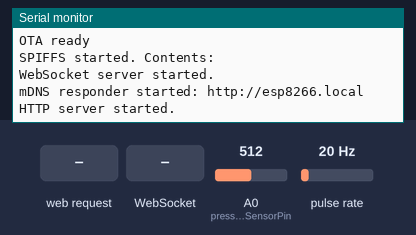
This sketch was run on a simulated ESP8266 (NodeMCU). On the bench: the last lines printed to the serial monitor. Wiring (inferred from the names in the program): pulse sensor: data GPIO 13. The test bench sets the inputs (shaded band); at power-on: A0 (pressureSensorPin) = 512, pulse rate 20 Hz. WiFi joins after 1.5 s; servers stay silent unless stated; storage starts empty.

Above: at 2.7 s.
2.8 s: HTTP request GET /edit.html received
At 4.0 s:
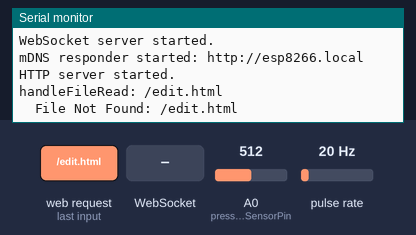
4.3 s: WebSocket text "/" received
At 5.2 s:
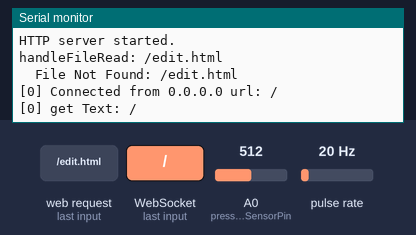
5.8 s: WebSocket text "#" received
At 6.4 s:
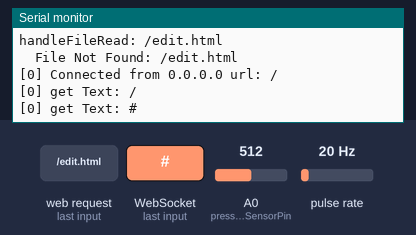
7.3 s: WebSocket text "0" received
At 8.7 s:
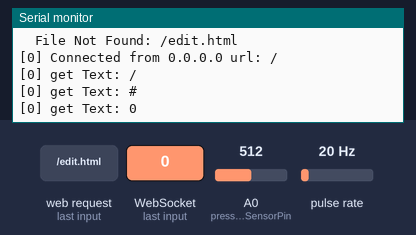

The sketch:

pumpControlProgram.ino
```cpp
#include <ESP8266WiFi.h>
#include <ESP8266WiFiMulti.h>
#include <ArduinoOTA.h>
#include <ESP8266WebServer.h>
#include <ESP8266mDNS.h>
#include <FS.h> //file system wrapper
#include <WebSocketsServer.h>
#include "pumpControlProgramHeader.h"

/*__________________________________________________________SETUP__________________________________________________________*/

void setup() {
  Serial.begin(115200);        // Start the Serial communication to send messages to the computer
  delay(10);
  Serial.println("\r\n");

  startWiFi();                 // Start a Wi-Fi access point, and try to connect to some given access points. Then wait for either an AP or STA connection
  startOTA();                  // Start the OTA service
  startSPIFFS();               // Start the SPIFFS and list all contents
  startWebSocket();            // Start a WebSocket server
  startMDNS();                 // Start the mDNS responder
  startServer();               // Start a HTTP server with a file read handler and an upload handler

  pinMode(flowRateSensorPin, INPUT_PULLUP); //initializes the flowRateSensorPin as pullup input
  attachInterrupt(digitalPinToInterrupt(flowRateSensorPin), flowRateInterrupt, FALLING); //an interrupt is attached needed to measure the flow rate

}

/*__________________________________________________________LOOP__________________________________________________________*/

void loop() {
  webSocket.loop();                           // constantly check for websocket events

  //schedule measurements and WebSocket messages
  if (millis() > lastPressureTime + pressureMeasureFreq) {
    measurePressure();
    lastPressureTime = millis();
  }
  if (millis() > lastPressureMessageTime + messageFreq) {
    measurementsToWebpage();
    lastPressureMessageTime = millis();
  }
  if (millis() > lastFlowRateTime + flowRateMeasureFreq) {
    measureFlowRate();
    lastFlowRateTime = millis();
  }
  if (millis() > lastFlowRateMessageTime + messageFreq) {
    measurementsToWebpage();
    lastFlowRateMessageTime = millis();
  }

  server.handleClient();                      // run the server
  ArduinoOTA.handle();                        // listen for OTA events
}
```

pumpControlProgramHeader.h
```cpp
#include <ESP8266WiFi.h>
#include <ESP8266WiFiMulti.h>
#include <ArduinoOTA.h>
#include <ESP8266WebServer.h>
#include <ESP8266mDNS.h>
#include <FS.h>
#include <WebSocketsServer.h>

ESP8266WiFiMulti wifiMulti;       // Create an instance of the ESP8266WiFiMulti class, called 'wifiMulti'

ESP8266WebServer server(80);       // create a web server on port 80
WebSocketsServer webSocket(81);    // create a websocket server on port 81

File fsUploadFile;                 // a File variable to temporarily store the received file

const char *ssid = "ESP8266 Access Point"; // The name of the Wi-Fi network that will be created
const char *password = "thereIsNoSpoon";   // The password required to connect to it, leave blank for an open network

const char *OTAName = "ESP8266";           // A name and a password for the OTA service
const char *OTAPassword = "esp8266";

uint8_t socketNumber; //stores the number of the WebSocket

const char* mdnsName = "esp8266"; //domain name for the mDNS responder

#define pressureSensorPin A0  //for the pressure sensor
#define flowRateSensorPin 13  //The pin location of the sensor

float measuredPressure = 0; //Pa
float measuredFlowRate = 0; //m^3
volatile int flowRateSensorInterrupts; //measuring the rising edges of the flow rate sensor signal


bool bitFromWebpage = false;  // variable to store a bit from the webpage
int dataFromWebpage = 0;  // variable to store data recieved from the webpage
String messageToWebpage;

unsigned long lastPressureTime = millis(); //time spent since the last pressure measurement
unsigned long lastFlowRateTime = millis(); //time spent since the last flow rate measurement

unsigned long lastPressureMessageTime = millis(); //time spent since the last pressure measurement data was sent to the webpage
unsigned long lastFlowRateMessageTime = millis(); //time spent since the last flow rate measurement data was sent to the webpage

int pressureMeasureFreq = 51; //sets how often pressure is measured (ms)
int flowRateMeasureFreq = 50; //sets how often flow rate is measured (ms)
int messageFreq = 100; //sets how often the measurements are sent to the webpage (ms)

/*______________________________________________DECLARE_FUNCTIONS_USED_IN_OTHER_FUNCTIONS____________________________________________*/

String formatBytes(size_t bytes);
String getContentType(String filename);
void webSocketEvent(uint8_t num, WStype_t type, uint8_t * payload, size_t lenght);
void handleNotFound();
bool handleFileRead(String path);
void handleFileUpload();

/*__________________________________________________________SETUP_FUNCTIONS__________________________________________________________*/

void startWiFi() { // Start a Wi-Fi access point, and try to connect to some given access points. Then wait for either an AP or STA connection
  WiFi.softAP(ssid, password);             // Start the access point
  Serial.print("Access Point \"");
  Serial.print(ssid);
  Serial.println("\" started\r\n");

  wifiMulti.addAP("kozepsoWifi", "klr650321");   // add Wi-Fi networks you want to connect to
  wifiMulti.addAP("BME", "");
  wifiMulti.addAP("ssid_from_AP_3", "your_password_for_AP_3");

  Serial.println("Connecting");
  while (wifiMulti.run() != WL_CONNECTED && WiFi.softAPgetStationNum() < 1) {  // Wait for the Wi-Fi to connect
    delay(250);
    Serial.print('.');
  }
  Serial.println("\r\n");
  if (WiFi.softAPgetStationNum() == 0) {     // If the ESP is connected to an AP
    Serial.print("Connected to ");
    Serial.println(WiFi.SSID());             // Tell us what network we're connected to
    Serial.print("IP address:\t");
    Serial.print(WiFi.localIP());            // Send the IP address of the ESP8266 to the computer
  } else {                                   // If a station is connected to the ESP SoftAP
    Serial.print("Station connected to ESP8266 AP");
  }
  Serial.println("\r\n");
}

void startOTA() { // Start the OTA service
  ArduinoOTA.setHostname(OTAName);
  ArduinoOTA.setPassword(OTAPassword);

  ArduinoOTA.onStart([]() {
    Serial.println("Start");
    dataFromWebpage = 0;
  });
  ArduinoOTA.onEnd([]() {
    Serial.println("\r\nEnd");
  });
  ArduinoOTA.onProgress([](unsigned int progress, unsigned int total) {
    Serial.printf("Progress: %u%%\r", (progress / (total / 100)));
  });
  ArduinoOTA.onError([](ota_error_t error) {
    Serial.printf("Error[%u]: ", error);
    if (error == OTA_AUTH_ERROR) Serial.println("Auth Failed");
    else if (error == OTA_BEGIN_ERROR) Serial.println("Begin Failed");
    else if (error == OTA_CONNECT_ERROR) Serial.println("Connect Failed");
    else if (error == OTA_RECEIVE_ERROR) Serial.println("Receive Failed");
    else if (error == OTA_END_ERROR) Serial.println("End Failed");
  });
  ArduinoOTA.begin();
  Serial.println("OTA ready\r\n");
}

void startSPIFFS() { // Start the SPIFFS and list all contents
  SPIFFS.begin();                             // Start the SPI Flash File System (SPIFFS)
  Serial.println("SPIFFS started. Contents:");
  {
    Dir dir = SPIFFS.openDir("/");
    while (dir.next()) {                      // List the file system contents
      String fileName = dir.fileName();
      size_t fileSize = dir.fileSize();
      Serial.printf("\tFS File: %s, size: %s\r\n", fileName.c_str(), formatBytes(fileSize).c_str());
    }
    Serial.printf("\n");
  }
}

void startWebSocket() { // Start a WebSocket server
  webSocket.begin();                          // start the websocket server
  webSocket.onEvent(webSocketEvent);          // if there's an incomming websocket message, go to function 'webSocketEvent'
  Serial.println("WebSocket server started.");
}

void startMDNS() { // Start the mDNS responder
  MDNS.begin(mdnsName);                        // start the multicast domain name server
  Serial.print("mDNS responder started: http://");
  Serial.print(mdnsName);
  Serial.println(".local");
}

void startServer() { // Start a HTTP server with a file read handler and an upload handler
  server.on("/edit.html",  HTTP_POST, []() {  // If a POST request is sent to the /edit.html address,
    server.send(200, "text/plain", "");
  }, handleFileUpload);                       // go to 'handleFileUpload'

  server.onNotFound(handleNotFound);          // if someone requests any other file or page, go to function 'handleNotFound'
  // and check if the file exists

  server.begin();                             // start the HTTP server
  Serial.println("HTTP server started.");
}

/*__________________________________________________________SERVER_HANDLERS__________________________________________________________*/

void handleNotFound() { // if the requested file or page doesn't exist, return a 404 not found error
  if (!handleFileRead(server.uri())) {        // check if the file exists in the flash memory (SPIFFS), if so, send it
    server.send(404, "text/plain", "404: File Not Found");
  }
}

bool handleFileRead(String path) { // send the right file to the client (if it exists)
  Serial.println("handleFileRead: " + path);
  if (path.endsWith("/")) path += "index.html";          // If a folder is requested, send the index file
  String contentType = getContentType(path);             // Get the MIME type
  String pathWithGz = path + ".gz";
  if (SPIFFS.exists(pathWithGz) || SPIFFS.exists(path)) { // If the file exists, either as a compressed archive, or normal
    if (SPIFFS.exists(pathWithGz))                         // If there's a compressed version available
      path += ".gz";                                         // Use the compressed verion
    File file = SPIFFS.open(path, "r");                    // Open the file
    size_t sent = server.streamFile(file, contentType);    // Send it to the client
    file.close();                                          // Close the file again
    Serial.println(String("\tSent file: ") + path);
    return true;
  }
  Serial.println(String("\tFile Not Found: ") + path);   // If the file doesn't exist, return false
  return false;
}

void handleFileUpload() { // upload a new file to the SPIFFS
  HTTPUpload& upload = server.upload();
  String path;
  if (upload.status == UPLOAD_FILE_START) {
    path = upload.filename;
    if (!path.startsWith("/")) path = "/" + path;
    if (!path.endsWith(".gz")) {                         // The file server always prefers a compressed version of a file
      String pathWithGz = path + ".gz";                  // So if an uploaded file is not compressed, the existing compressed
      if (SPIFFS.exists(pathWithGz))                     // version of that file must be deleted (if it exists)
        SPIFFS.remove(pathWithGz);
    }
    Serial.print("handleFileUpload Name: "); Serial.println(path);
    fsUploadFile = SPIFFS.open(path, "w");            // Open the file for writing in SPIFFS (create if it doesn't exist)
    path = String();
  } else if (upload.status == UPLOAD_FILE_WRITE) {
    if (fsUploadFile)
      fsUploadFile.write(upload.buf, upload.currentSize); // Write the received bytes to the file
  } else if (upload.status == UPLOAD_FILE_END) {
    if (fsUploadFile) {                                   // If the file was successfully created
      fsUploadFile.close();                               // Close the file again
      Serial.print("handleFileUpload Size: "); Serial.println(upload.totalSize);
      server.sendHeader("Location", "/success.html");     // Redirect the client to the success page
      server.send(303);
    } else {
      server.send(500, "text/plain", "500: couldn't create file");
    }
  }
}

void webSocketEvent(uint8_t num, WStype_t type, uint8_t * payload, size_t lenght) { // When a WebSocket message is received
  switch (type) {
    case WStype_DISCONNECTED:             // if the websocket is disconnected
      Serial.printf("[%u] Disconnected!\n", num);
      break;
    case WStype_CONNECTED: {              // if a new websocket connection is established
        IPAddress ip = webSocket.remoteIP(num);
        Serial.printf("[%u] Connected from %d.%d.%d.%d url: %s\n", num, ip[0], ip[1], ip[2], ip[3], payload);
        bitFromWebpage = false;           // set the bit to 0, when a new connection is established
        socketNumber = num;               //Requiered for sending data
      }
      break;
    case WStype_TEXT:                     // if new text data is received
      Serial.printf("[%u] get Text: %s\n", num, payload);
      if (payload[0] == '#') {            // we get data
        uint32_t dataFromWebpage = (uint32_t) strtol((const char *) &payload[1], NULL, 16);   //raw data from webpage
      } else if (payload[0] == 's') {                      // the browser sends an s when the bit shold be set
        bitFromWebpage = true;
      } else if (payload[0] == 'r') {                      // the browser sends an r when the bit shold be reset
        bitFromWebpage = false;
      }
      break;
  }
}

void measurePressure() {
  int rawPressureData = analogRead(pressureSensorPin);
  float voltage = (float)rawPressureData * 3.3 / 1024.0 * 3 / 2; // voltage at the pin of the pressure sensor
  float measuredPressureBar = (voltage - 0.439) / ((2.2 - 0.439) / (5.4 - 0)); // voltage to pressure
  measuredPressure = measuredPressureBar * 100000; //bar to Pa
  messageToWebpage = "p" + String(measuredPressure);
}

void  measureFlowRate() {
  flowRateSensorInterrupts = 0;
  sei();
  delay(10);
  cli();
  float flowRateLiters = (flowRateSensorInterrupts * 6000 / 7.5); //(Pulse frequency x 60) / 7.5Q, = flow rate in l/min
  measuredFlowRate = flowRateLiters*1000/60; //l/min to m^3/s
  messageToWebpage = "f" + String(measuredFlowRate);
}

void flowRateInterrupt() {
  flowRateSensorInterrupts++;
}

void  measurementsToWebpage() {
  webSocket.sendTXT(socketNumber, messageToWebpage);
}

/*__________________________________________________________HELPER_FUNCTIONS__________________________________________________________*/

String formatBytes(size_t bytes) { // convert sizes in bytes to KB and MB
  if (bytes < 1024) {
    return String(bytes) + "B";
  } else if (bytes < (1024 * 1024)) {
    return String(bytes / 1024.0) + "KB";
  } else if (bytes < (1024 * 1024 * 1024)) {
    return String(bytes / 1024.0 / 1024.0) + "MB";
  }
}

String getContentType(String filename) { // determine the filetype of a given filename, based on the extension
  if (filename.endsWith(".html")) return "text/html";
  else if (filename.endsWith(".css")) return "text/css";
  else if (filename.endsWith(".js")) return "application/javascript";
  else if (filename.endsWith(".ico")) return "image/x-icon";
  else if (filename.endsWith(".gz")) return "application/x-gzip";
  return "text/plain";
}
```

Measured:
- after the input at 2.8 s, the serial monitor: prints a new line at once (image 1)
- after the input at 4.3 s, the serial monitor: prints a new line at once (image 2)
- after the input at 5.8 s, the serial monitor: prints a new line at once (image 3)
- after the input at 7.3 s, the serial monitor: prints a new line at once (image 4)
